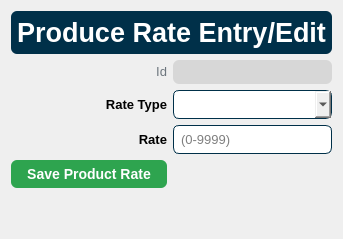
      <widget class="QWidget" name="pageProductRateEntry">
       <layout class="QGridLayout" name="gridLayout_4">
        <item row="2" column="1">
         <widget class="QComboBox" name="cmbProductRate_RateType">
          <property name="styleSheet">
           <string notr="true">border: 1px solid #003049;
border-radius: 6px;
font-family: &quot;Helvetica&quot;;
font-size: 10pt;
padding: 5px;</string>
          </property>
         </widget>
        </item>
        <item row="1" column="1">
         <widget class="QLabel" name="lblProductRateId">
          <property name="sizePolicy">
           <sizepolicy hsizetype="Preferred" vsizetype="Minimum">
            <horstretch>0</horstretch>
            <verstretch>0</verstretch>
           </sizepolicy>
          </property>
          <property name="styleSheet">
           <string notr="true">background-color: rgb(215, 215, 215);
border-radius: 6px;
font-family: &quot;Helvetica&quot;;
padding: 5px;</string>
          </property>
          <property name="text">
           <string/>
          </property>
         </widget>
        </item>
        <item row="2" column="0">
         <widget class="QLabel" name="lblProductRate_RateType">
          <property name="sizePolicy">
           <sizepolicy hsizetype="Preferred" vsizetype="Maximum">
            <horstretch>0</horstretch>
            <verstretch>0</verstretch>
           </sizepolicy>
          </property>
          <property name="layoutDirection">
           <enum>Qt::LeftToRight</enum>
          </property>
          <property name="styleSheet">
           <string notr="true">font-family: &quot;Helvetica&quot;;
font-weight: 700;
font-size: 10pt;</string>
          </property>
          <property name="text">
           <string>Rate Type</string>
          </property>
          <property name="alignment">
           <set>Qt::AlignRight|Qt::AlignTrailing|Qt::AlignVCenter</set>
          </property>
         </widget>
        </item>
        <item row="1" column="0">
         <widget class="QLabel" name="lblProductRateId_Label">
          <property name="sizePolicy">
           <sizepolicy hsizetype="Preferred" vsizetype="Maximum">
            <horstretch>0</horstretch>
            <verstretch>0</verstretch>
           </sizepolicy>
          </property>
          <property name="layoutDirection">
           <enum>Qt::LeftToRight</enum>
          </property>
          <property name="styleSheet">
           <string notr="true">color: #6c757d;
font-family: &quot;Helvetica&quot;;
font-weight: 300;
font-size: 10pt</string>
          </property>
          <property name="text">
           <string>Id</string>
          </property>
          <property name="alignment">
           <set>Qt::AlignRight|Qt::AlignTrailing|Qt::AlignVCenter</set>
          </property>
         </widget>
        </item>
        <item row="3" column="1">
         <widget class="QLineEdit" name="txtProductRate_Rate">
          <property name="styleSheet">
           <string notr="true">border: 1px solid #003049;
border-radius: 6px;
font-family: &quot;Helvetica&quot;;
font-size: 10pt;
padding: 5px;</string>
          </property>
          <property name="placeholderText">
           <string>(0-9999)</string>
          </property>
         </widget>
        </item>
        <item row="5" column="0" colspan="2">
         <spacer name="verticalSpacer_2">
          <property name="orientation">
           <enum>Qt::Vertical</enum>
          </property>
          <property name="sizeHint" stdset="0">
           <size>
            <width>20</width>
            <height>40</height>
           </size>
          </property>
         </spacer>
        </item>
        <item row="3" column="0">
         <widget class="QLabel" name="lblProductRate_Rate">
          <property name="styleSheet">
           <string notr="true">font-family: &quot;Helvetica&quot;;
font-weight: 700;
font-size: 10pt;</string>
          </property>
          <property name="text">
           <string>Rate</string>
          </property>
          <property name="alignment">
           <set>Qt::AlignRight|Qt::AlignTrailing|Qt::AlignVCenter</set>
          </property>
         </widget>
        </item>
        <item row="0" column="0" colspan="2">
         <widget class="QLabel" name="lblProductRateEntry_Header">
          <property name="styleSheet">
           <string notr="true">border: 1px solid rgba(27, 31, 35, .15);
border-radius: 6px;
background-color: #003049;
color: #ffffff;
font-size: 20pt;
font-family: &quot;Helvetica&quot;;
font-style: normal;
font-weight: 700;
padding: 6px;</string>
          </property>
          <property name="text">
           <string>Produce Rate Entry/Edit</string>
          </property>
          <property name="alignment">
           <set>Qt::AlignCenter</set>
          </property>
         </widget>
        </item>
        <item row="4" column="0">
         <widget class="QPushButton" name="btnSaveProductRate">
          <property name="focusPolicy">
           <enum>Qt::NoFocus</enum>
          </property>
          <property name="styleSheet">
           <string notr="true">background-color: #2ea44f;
border: 1px solid rgba(27, 31, 35, .15);
border-radius: 6px;
color: #fff;
font-family: &quot;Helvetica&quot;;
font-size: 14px;
font-weight: 600;
line-height: 20px;
padding: 6px 16px;
position: relative;
text-align: center;
text-decoration: none;
vertical-align: middle;
white-space: nowrap;</string>
          </property>
          <property name="text">
           <string>Save Product Rate</string>
          </property>
         </widget>
        </item>
       </layout>
      </widget>
